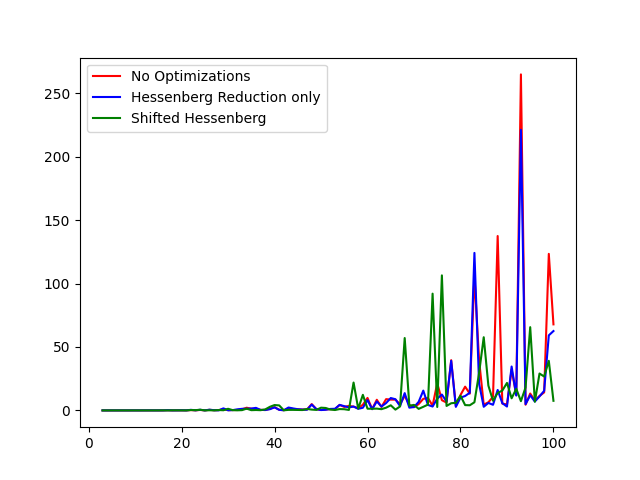

Source code (Python):
import numpy as np
import matplotlib.pyplot as plt

x_Shifted = np.loadtxt("../../benchShift.txt")
x_Hessen = np.loadtxt("../../benchHessen.txt")
x_Raw = np.loadtxt("../../benchRaw.txt")
plt.plot(x_Raw[:,0],x_Raw[:,1], label = "No Optimizations", color = "r")
plt.plot(x_Hessen[:,0],x_Hessen[:,1],label = "Hessenberg Reduction only", color = "b")
plt.plot(x_Shifted[:,0],x_Shifted[:,1], label = "Shifted Hessenberg", color = "g")
plt.savefig("./fig0.png")
plt.show()
